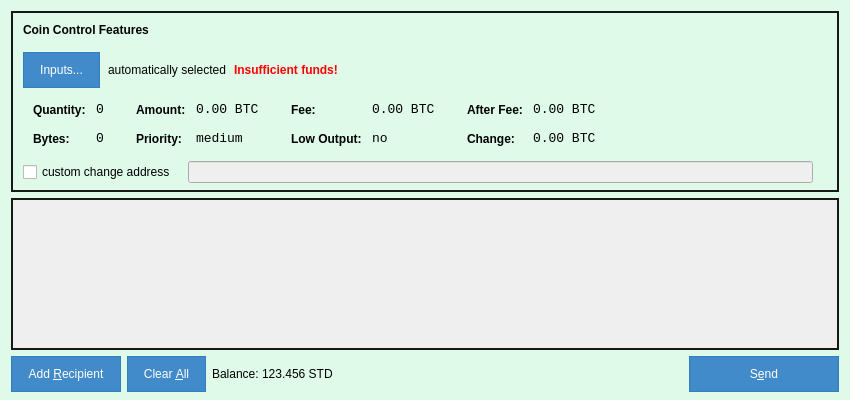
<?xml version="1.0" encoding="UTF-8"?>
<ui version="4.0">
 <class>SendCoinsDialog</class>
 <widget class="QDialog" name="SendCoinsDialog">
  <property name="geometry">
   <rect>
    <x>0</x>
    <y>0</y>
    <width>850</width>
    <height>400</height>
   </rect>
  </property>
  <property name="windowTitle">
   <string>Send Coins</string>
  </property>
  <property name="autoFillBackground">
   <bool>false</bool>
  </property>
  <property name="styleSheet">
   <string notr="true">#SendCoinsDialog {
background: #dffae9;
}

QPushButton {
border: 1px solid transparent;
color: white;
background-color: #428bca;
border-color: #357ebd;
padding: 10px 16px;
}
QPushButton:active {
color: white;
background-color: #3276b1;
border-color: #285e8e;
}
QPushButton:hover {
color: white;
background-color: #3276b1;
border-color: #285e8e;
}</string>
  </property>
  <layout class="QVBoxLayout" name="verticalLayout" stretch="0,1,0">
   <property name="bottomMargin">
    <number>8</number>
   </property>
   <item>
    <widget class="QFrame" name="frameCoinControl">
     <property name="sizePolicy">
      <sizepolicy hsizetype="Expanding" vsizetype="Expanding">
       <horstretch>0</horstretch>
       <verstretch>0</verstretch>
      </sizepolicy>
     </property>
     <property name="maximumSize">
      <size>
       <width>16777215</width>
       <height>16777215</height>
      </size>
     </property>
     <property name="styleSheet">
      <string notr="true">#frameCoinControl {
border: 2px solid #161917;
}</string>
     </property>
     <property name="frameShape">
      <enum>QFrame::StyledPanel</enum>
     </property>
     <property name="frameShadow">
      <enum>QFrame::Sunken</enum>
     </property>
     <layout class="QVBoxLayout" name="verticalLayoutCoinControl2">
      <property name="spacing">
       <number>-1</number>
      </property>
      <property name="leftMargin">
       <number>0</number>
      </property>
      <property name="topMargin">
       <number>0</number>
      </property>
      <property name="rightMargin">
       <number>0</number>
      </property>
      <property name="bottomMargin">
       <number>6</number>
      </property>
      <item>
       <layout class="QVBoxLayout" name="verticalLayoutCoinControl" stretch="0,0,0,0,1">
        <property name="spacing">
         <number>0</number>
        </property>
        <property name="leftMargin">
         <number>10</number>
        </property>
        <property name="topMargin">
         <number>10</number>
        </property>
        <item>
         <layout class="QHBoxLayout" name="horizontalLayoutCoinControl1">
          <property name="bottomMargin">
           <number>15</number>
          </property>
          <item>
           <widget class="QLabel" name="labelCoinControlFeatures">
            <property name="sizePolicy">
             <sizepolicy hsizetype="Preferred" vsizetype="Maximum">
              <horstretch>0</horstretch>
              <verstretch>0</verstretch>
             </sizepolicy>
            </property>
            <property name="font">
             <font>
              <weight>75</weight>
              <bold>true</bold>
             </font>
            </property>
            <property name="styleSheet">
             <string notr="true">font-weight:bold;</string>
            </property>
            <property name="text">
             <string>Coin Control Features</string>
            </property>
           </widget>
          </item>
         </layout>
        </item>
        <item>
         <layout class="QHBoxLayout" name="horizontalLayoutCoinControl2" stretch="0,0,0,0">
          <property name="spacing">
           <number>8</number>
          </property>
          <property name="bottomMargin">
           <number>10</number>
          </property>
          <item>
           <widget class="QPushButton" name="pushButtonCoinControl">
            <property name="styleSheet">
             <string notr="true"/>
            </property>
            <property name="text">
             <string>Inputs...</string>
            </property>
           </widget>
          </item>
          <item>
           <widget class="QLabel" name="labelCoinControlAutomaticallySelected">
            <property name="text">
             <string>automatically selected</string>
            </property>
            <property name="margin">
             <number>5</number>
            </property>
           </widget>
          </item>
          <item>
           <widget class="QLabel" name="labelCoinControlInsuffFunds">
            <property name="font">
             <font>
              <weight>75</weight>
              <bold>true</bold>
             </font>
            </property>
            <property name="styleSheet">
             <string notr="true">color:red;font-weight:bold;</string>
            </property>
            <property name="text">
             <string>Insufficient funds!</string>
            </property>
            <property name="margin">
             <number>5</number>
            </property>
           </widget>
          </item>
          <item>
           <spacer name="horizontalSpacerCoinControl">
            <property name="orientation">
             <enum>Qt::Horizontal</enum>
            </property>
            <property name="sizeHint" stdset="0">
             <size>
              <width>40</width>
              <height>1</height>
             </size>
            </property>
           </spacer>
          </item>
         </layout>
        </item>
        <item>
         <widget class="QWidget" name="widgetCoinControl" native="true">
          <property name="sizePolicy">
           <sizepolicy hsizetype="Preferred" vsizetype="Preferred">
            <horstretch>0</horstretch>
            <verstretch>0</verstretch>
           </sizepolicy>
          </property>
          <property name="minimumSize">
           <size>
            <width>0</width>
            <height>0</height>
           </size>
          </property>
          <property name="styleSheet">
           <string notr="true"/>
          </property>
          <layout class="QHBoxLayout" name="horizontalLayoutCoinControl5">
           <property name="leftMargin">
            <number>0</number>
           </property>
           <property name="topMargin">
            <number>0</number>
           </property>
           <property name="rightMargin">
            <number>0</number>
           </property>
           <property name="bottomMargin">
            <number>0</number>
           </property>
           <item>
            <layout class="QHBoxLayout" name="horizontalLayoutCoinControl3" stretch="0,0,0,1">
             <property name="spacing">
              <number>20</number>
             </property>
             <property name="topMargin">
              <number>0</number>
             </property>
             <property name="bottomMargin">
              <number>10</number>
             </property>
             <item>
              <layout class="QFormLayout" name="formLayoutCoinControl1">
               <property name="horizontalSpacing">
                <number>10</number>
               </property>
               <property name="verticalSpacing">
                <number>14</number>
               </property>
               <property name="leftMargin">
                <number>10</number>
               </property>
               <property name="topMargin">
                <number>4</number>
               </property>
               <property name="rightMargin">
                <number>6</number>
               </property>
               <item row="0" column="0">
                <widget class="QLabel" name="labelCoinControlQuantityText">
                 <property name="styleSheet">
                  <string notr="true">font-weight:bold;</string>
                 </property>
                 <property name="text">
                  <string>Quantity:</string>
                 </property>
                 <property name="margin">
                  <number>0</number>
                 </property>
                </widget>
               </item>
               <item row="0" column="1">
                <widget class="QLabel" name="labelCoinControlQuantity">
                 <property name="font">
                  <font>
                   <family>Monospace</family>
                   <pointsize>10</pointsize>
                  </font>
                 </property>
                 <property name="cursor">
                  <cursorShape>IBeamCursor</cursorShape>
                 </property>
                 <property name="contextMenuPolicy">
                  <enum>Qt::ActionsContextMenu</enum>
                 </property>
                 <property name="text">
                  <string notr="true">0</string>
                 </property>
                 <property name="margin">
                  <number>0</number>
                 </property>
                 <property name="textInteractionFlags">
                  <set>Qt::LinksAccessibleByMouse|Qt::TextSelectableByKeyboard|Qt::TextSelectableByMouse</set>
                 </property>
                </widget>
               </item>
               <item row="1" column="0">
                <widget class="QLabel" name="labelCoinControlBytesText">
                 <property name="styleSheet">
                  <string notr="true">font-weight:bold;</string>
                 </property>
                 <property name="text">
                  <string>Bytes:</string>
                 </property>
                </widget>
               </item>
               <item row="1" column="1">
                <widget class="QLabel" name="labelCoinControlBytes">
                 <property name="font">
                  <font>
                   <family>Monospace</family>
                   <pointsize>10</pointsize>
                  </font>
                 </property>
                 <property name="cursor">
                  <cursorShape>IBeamCursor</cursorShape>
                 </property>
                 <property name="contextMenuPolicy">
                  <enum>Qt::ActionsContextMenu</enum>
                 </property>
                 <property name="text">
                  <string notr="true">0</string>
                 </property>
                 <property name="textInteractionFlags">
                  <set>Qt::LinksAccessibleByMouse|Qt::TextSelectableByKeyboard|Qt::TextSelectableByMouse</set>
                 </property>
                </widget>
               </item>
              </layout>
             </item>
             <item>
              <layout class="QFormLayout" name="formLayoutCoinControl2">
               <property name="horizontalSpacing">
                <number>10</number>
               </property>
               <property name="verticalSpacing">
                <number>14</number>
               </property>
               <property name="leftMargin">
                <number>6</number>
               </property>
               <property name="topMargin">
                <number>4</number>
               </property>
               <property name="rightMargin">
                <number>6</number>
               </property>
               <item row="0" column="0">
                <widget class="QLabel" name="labelCoinControlAmountText">
                 <property name="styleSheet">
                  <string notr="true">font-weight:bold;</string>
                 </property>
                 <property name="text">
                  <string>Amount:</string>
                 </property>
                 <property name="margin">
                  <number>0</number>
                 </property>
                </widget>
               </item>
               <item row="0" column="1">
                <widget class="QLabel" name="labelCoinControlAmount">
                 <property name="font">
                  <font>
                   <family>Monospace</family>
                   <pointsize>10</pointsize>
                  </font>
                 </property>
                 <property name="cursor">
                  <cursorShape>IBeamCursor</cursorShape>
                 </property>
                 <property name="contextMenuPolicy">
                  <enum>Qt::ActionsContextMenu</enum>
                 </property>
                 <property name="text">
                  <string notr="true">0.00 BTC</string>
                 </property>
                 <property name="textInteractionFlags">
                  <set>Qt::LinksAccessibleByMouse|Qt::TextSelectableByKeyboard|Qt::TextSelectableByMouse</set>
                 </property>
                </widget>
               </item>
               <item row="1" column="0">
                <widget class="QLabel" name="labelCoinControlPriorityText">
                 <property name="styleSheet">
                  <string notr="true">font-weight:bold;</string>
                 </property>
                 <property name="text">
                  <string>Priority:</string>
                 </property>
                </widget>
               </item>
               <item row="1" column="1">
                <widget class="QLabel" name="labelCoinControlPriority">
                 <property name="font">
                  <font>
                   <family>Monospace</family>
                   <pointsize>10</pointsize>
                  </font>
                 </property>
                 <property name="cursor">
                  <cursorShape>IBeamCursor</cursorShape>
                 </property>
                 <property name="contextMenuPolicy">
                  <enum>Qt::ActionsContextMenu</enum>
                 </property>
                 <property name="text">
                  <string>medium</string>
                 </property>
                 <property name="textInteractionFlags">
                  <set>Qt::LinksAccessibleByMouse|Qt::TextSelectableByKeyboard|Qt::TextSelectableByMouse</set>
                 </property>
                </widget>
               </item>
              </layout>
             </item>
             <item>
              <layout class="QFormLayout" name="formLayoutCoinControl3">
               <property name="horizontalSpacing">
                <number>10</number>
               </property>
               <property name="verticalSpacing">
                <number>14</number>
               </property>
               <property name="leftMargin">
                <number>6</number>
               </property>
               <property name="topMargin">
                <number>4</number>
               </property>
               <property name="rightMargin">
                <number>6</number>
               </property>
               <item row="0" column="0">
                <widget class="QLabel" name="labelCoinControlFeeText">
                 <property name="styleSheet">
                  <string notr="true">font-weight:bold;</string>
                 </property>
                 <property name="text">
                  <string>Fee:</string>
                 </property>
                 <property name="margin">
                  <number>0</number>
                 </property>
                </widget>
               </item>
               <item row="0" column="1">
                <widget class="QLabel" name="labelCoinControlFee">
                 <property name="font">
                  <font>
                   <family>Monospace</family>
                   <pointsize>10</pointsize>
                  </font>
                 </property>
                 <property name="cursor">
                  <cursorShape>IBeamCursor</cursorShape>
                 </property>
                 <property name="contextMenuPolicy">
                  <enum>Qt::ActionsContextMenu</enum>
                 </property>
                 <property name="text">
                  <string notr="true">0.00 BTC</string>
                 </property>
                 <property name="textInteractionFlags">
                  <set>Qt::LinksAccessibleByMouse|Qt::TextSelectableByKeyboard|Qt::TextSelectableByMouse</set>
                 </property>
                </widget>
               </item>
               <item row="1" column="0">
                <widget class="QLabel" name="labelCoinControlLowOutputText">
                 <property name="styleSheet">
                  <string notr="true">font-weight:bold;</string>
                 </property>
                 <property name="text">
                  <string>Low Output:</string>
                 </property>
                </widget>
               </item>
               <item row="1" column="1">
                <widget class="QLabel" name="labelCoinControlLowOutput">
                 <property name="font">
                  <font>
                   <family>Monospace</family>
                   <pointsize>10</pointsize>
                  </font>
                 </property>
                 <property name="cursor">
                  <cursorShape>IBeamCursor</cursorShape>
                 </property>
                 <property name="contextMenuPolicy">
                  <enum>Qt::ActionsContextMenu</enum>
                 </property>
                 <property name="text">
                  <string>no</string>
                 </property>
                 <property name="textInteractionFlags">
                  <set>Qt::LinksAccessibleByMouse|Qt::TextSelectableByKeyboard|Qt::TextSelectableByMouse</set>
                 </property>
                </widget>
               </item>
              </layout>
             </item>
             <item>
              <layout class="QFormLayout" name="formLayoutCoinControl4">
               <property name="horizontalSpacing">
                <number>10</number>
               </property>
               <property name="verticalSpacing">
                <number>14</number>
               </property>
               <property name="leftMargin">
                <number>6</number>
               </property>
               <property name="topMargin">
                <number>4</number>
               </property>
               <property name="rightMargin">
                <number>6</number>
               </property>
               <item row="0" column="0">
                <widget class="QLabel" name="labelCoinControlAfterFeeText">
                 <property name="styleSheet">
                  <string notr="true">font-weight:bold;</string>
                 </property>
                 <property name="text">
                  <string>After Fee:</string>
                 </property>
                 <property name="margin">
                  <number>0</number>
                 </property>
                </widget>
               </item>
               <item row="0" column="1">
                <widget class="QLabel" name="labelCoinControlAfterFee">
                 <property name="font">
                  <font>
                   <family>Monospace</family>
                   <pointsize>10</pointsize>
                  </font>
                 </property>
                 <property name="cursor">
                  <cursorShape>IBeamCursor</cursorShape>
                 </property>
                 <property name="contextMenuPolicy">
                  <enum>Qt::ActionsContextMenu</enum>
                 </property>
                 <property name="text">
                  <string notr="true">0.00 BTC</string>
                 </property>
                 <property name="textInteractionFlags">
                  <set>Qt::LinksAccessibleByMouse|Qt::TextSelectableByKeyboard|Qt::TextSelectableByMouse</set>
                 </property>
                </widget>
               </item>
               <item row="1" column="0">
                <widget class="QLabel" name="labelCoinControlChangeText">
                 <property name="styleSheet">
                  <string notr="true">font-weight:bold;</string>
                 </property>
                 <property name="text">
                  <string>Change:</string>
                 </property>
                </widget>
               </item>
               <item row="1" column="1">
                <widget class="QLabel" name="labelCoinControlChange">
                 <property name="font">
                  <font>
                   <family>Monospace</family>
                   <pointsize>10</pointsize>
                  </font>
                 </property>
                 <property name="cursor">
                  <cursorShape>IBeamCursor</cursorShape>
                 </property>
                 <property name="contextMenuPolicy">
                  <enum>Qt::ActionsContextMenu</enum>
                 </property>
                 <property name="text">
                  <string notr="true">0.00 BTC</string>
                 </property>
                 <property name="textInteractionFlags">
                  <set>Qt::LinksAccessibleByMouse|Qt::TextSelectableByKeyboard|Qt::TextSelectableByMouse</set>
                 </property>
                </widget>
               </item>
              </layout>
             </item>
            </layout>
           </item>
          </layout>
         </widget>
        </item>
        <item>
         <layout class="QHBoxLayout" name="horizontalLayoutCoinControl4" stretch="0,0,0">
          <property name="spacing">
           <number>12</number>
          </property>
          <property name="sizeConstraint">
           <enum>QLayout::SetDefaultConstraint</enum>
          </property>
          <property name="topMargin">
           <number>5</number>
          </property>
          <property name="rightMargin">
           <number>5</number>
          </property>
          <item>
           <widget class="QCheckBox" name="checkBoxCoinControlChange">
            <property name="text">
             <string>custom change address</string>
            </property>
           </widget>
          </item>
          <item>
           <widget class="QLineEdit" name="lineEditCoinControlChange">
            <property name="enabled">
             <bool>false</bool>
            </property>
            <property name="sizePolicy">
             <sizepolicy hsizetype="Expanding" vsizetype="Fixed">
              <horstretch>0</horstretch>
              <verstretch>0</verstretch>
             </sizepolicy>
            </property>
           </widget>
          </item>
          <item>
           <widget class="QLabel" name="labelCoinControlChangeLabel">
            <property name="sizePolicy">
             <sizepolicy hsizetype="Preferred" vsizetype="Expanding">
              <horstretch>0</horstretch>
              <verstretch>0</verstretch>
             </sizepolicy>
            </property>
            <property name="minimumSize">
             <size>
              <width>0</width>
              <height>0</height>
             </size>
            </property>
            <property name="text">
             <string/>
            </property>
            <property name="margin">
             <number>3</number>
            </property>
           </widget>
          </item>
         </layout>
        </item>
        <item>
         <spacer name="verticalSpacerCoinControl">
          <property name="orientation">
           <enum>Qt::Vertical</enum>
          </property>
          <property name="sizeHint" stdset="0">
           <size>
            <width>800</width>
            <height>1</height>
           </size>
          </property>
         </spacer>
        </item>
       </layout>
      </item>
     </layout>
    </widget>
   </item>
   <item>
    <widget class="QScrollArea" name="scrollArea">
     <property name="styleSheet">
      <string notr="true">#scrollArea {
border: 2px solid #161917;
}</string>
     </property>
     <property name="widgetResizable">
      <bool>true</bool>
     </property>
     <widget class="QWidget" name="scrollAreaWidgetContents">
      <property name="geometry">
       <rect>
        <x>0</x>
        <y>0</y>
        <width>822</width>
        <height>131</height>
       </rect>
      </property>
      <layout class="QVBoxLayout" name="verticalLayout_2">
       <property name="leftMargin">
        <number>0</number>
       </property>
       <property name="topMargin">
        <number>0</number>
       </property>
       <property name="rightMargin">
        <number>0</number>
       </property>
       <property name="bottomMargin">
        <number>0</number>
       </property>
       <item>
        <layout class="QVBoxLayout" name="entries">
         <property name="spacing">
          <number>6</number>
         </property>
        </layout>
       </item>
       <item>
        <spacer name="verticalSpacer">
         <property name="orientation">
          <enum>Qt::Vertical</enum>
         </property>
         <property name="sizeHint" stdset="0">
          <size>
           <width>20</width>
           <height>40</height>
          </size>
         </property>
        </spacer>
       </item>
      </layout>
     </widget>
    </widget>
   </item>
   <item>
    <layout class="QHBoxLayout" name="horizontalLayout">
     <item>
      <widget class="QPushButton" name="addButton">
       <property name="toolTip">
        <string>Send to multiple recipients at once</string>
       </property>
       <property name="text">
        <string>Add &amp;Recipient</string>
       </property>
       <property name="icon">
        <iconset resource="../bitcoin.qrc">
         <normaloff>:/icons/add</normaloff>:/icons/add</iconset>
       </property>
       <property name="autoDefault">
        <bool>false</bool>
       </property>
      </widget>
     </item>
     <item>
      <widget class="QPushButton" name="clearButton">
       <property name="sizePolicy">
        <sizepolicy hsizetype="Minimum" vsizetype="Fixed">
         <horstretch>0</horstretch>
         <verstretch>0</verstretch>
        </sizepolicy>
       </property>
       <property name="toolTip">
        <string>Remove all transaction fields</string>
       </property>
       <property name="text">
        <string>Clear &amp;All</string>
       </property>
       <property name="icon">
        <iconset resource="../bitcoin.qrc">
         <normaloff>:/icons/remove</normaloff>:/icons/remove</iconset>
       </property>
       <property name="autoRepeatDelay">
        <number>300</number>
       </property>
       <property name="autoDefault">
        <bool>false</bool>
       </property>
      </widget>
     </item>
     <item>
      <layout class="QHBoxLayout" name="horizontalLayout_2">
       <property name="spacing">
        <number>3</number>
       </property>
       <item>
        <widget class="QLabel" name="label">
         <property name="text">
          <string>Balance:</string>
         </property>
        </widget>
       </item>
       <item>
        <widget class="QLabel" name="labelBalance">
         <property name="cursor">
          <cursorShape>IBeamCursor</cursorShape>
         </property>
         <property name="text">
          <string>123.456 STD</string>
         </property>
         <property name="textInteractionFlags">
          <set>Qt::LinksAccessibleByMouse|Qt::TextSelectableByKeyboard|Qt::TextSelectableByMouse</set>
         </property>
        </widget>
       </item>
      </layout>
     </item>
     <item>
      <spacer name="horizontalSpacer">
       <property name="orientation">
        <enum>Qt::Horizontal</enum>
       </property>
       <property name="sizeHint" stdset="0">
        <size>
         <width>40</width>
         <height>20</height>
        </size>
       </property>
      </spacer>
     </item>
     <item>
      <widget class="QPushButton" name="sendButton">
       <property name="minimumSize">
        <size>
         <width>150</width>
         <height>0</height>
        </size>
       </property>
       <property name="toolTip">
        <string>Confirm the send action</string>
       </property>
       <property name="text">
        <string>S&amp;end</string>
       </property>
       <property name="icon">
        <iconset resource="../bitcoin.qrc">
         <normaloff>:/icons/send</normaloff>:/icons/send</iconset>
       </property>
       <property name="default">
        <bool>true</bool>
       </property>
      </widget>
     </item>
    </layout>
   </item>
  </layout>
 </widget>
 <resources>
  <include location="../bitcoin.qrc"/>
 </resources>
 <connections/>
</ui>
